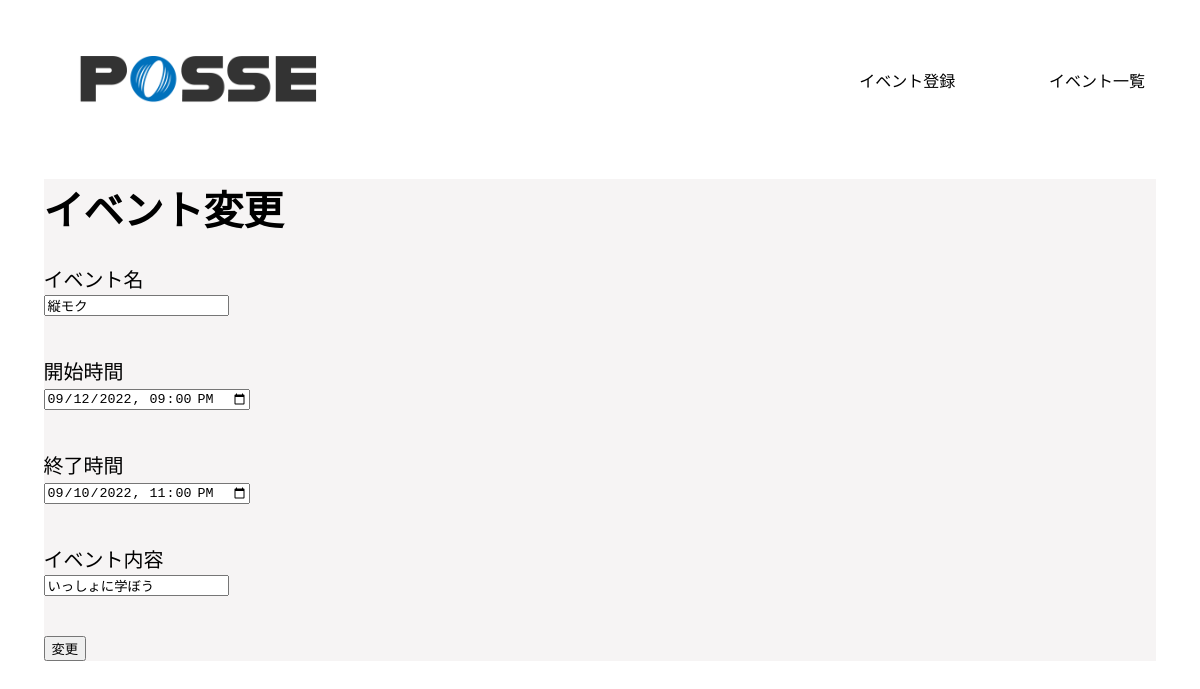
The app's page /admin/event_edit.php?id=1 (signed in) with its own data.
### tables this page shows
CREATE TABLE events (
  id INT AUTO_INCREMENT NOT NULL PRIMARY KEY,
  name VARCHAR(255) NOT NULL,
  start_at DATETIME,
  end_at DATETIME,
  event_detail VARCHAR(255),
  created_at DATETIME DEFAULT CURRENT_TIMESTAMP,
  updated_at DATETIME DEFAULT CURRENT_TIMESTAMP ON UPDATE CURRENT_TIMESTAMP,
  deleted_at DATETIME
);

### src/admin/event_edit.php (the view, shortened to what this page needs)
<?php
require('../dbconnect.php');
if (isset($_GET['id'])) {
  $id = htmlspecialchars($_GET['id']);
  $stmt = $db->prepare('SELECT * FROM events WHERE id = ?');
  $stmt->execute(array($id));
  $event = $stmt->fetchAll(pdo::FETCH_ASSOC);
}
?>
<!DOCTYPE html>
<html lang="ja">
<head>
  <link rel="stylesheet" href="../admin/css/admin.css">
</head>
<body>
  <header>
    <div class="header_logo">
      <img src="../img/header-logo.png" alt="posseロゴ">
    </div>
    <div class="header_title">
      <p><a href="./event_registration.php">イベント登録</a></p>
    </div>
    <div class="header_title">
      <p><a href="./event_list.php">イベント一覧</a></p>
    </div>
  </header>
  <main>
    <div>
      <h1>イベント変更</h1>
    </div>
    <form action="./event_edit.php" method="POST" class="registration_form">
      <div>
        <p>イベント名<br><input name="name" type="text" value="<?php echo $event[0]['name'] ?>"></p>
      </div>
      <div>
        <p>開始時間<br><input name="start_at" type="datetime-local" value="<?php echo $event[0]['start_at'] ?>"></p>
      </div>
      <div>
        <p>終了時間<br><input name="end_at" type="datetime-local" value="<?php echo $event[0]['end_at'] ?>"></p>
      </div>
      <div>
        <p>イベント内容<br><input name="event_detail" type="text" value="<?php echo $event[0]['event_detail'] ?>"></p>
      </div>
      <div>
        <button name="update" type="submit">変更</button>
      </div>
      </form>
</main>
</body>
</html>

### src/admin/css/admin.css (style rules this page uses)
html { font-size: 62.5%; }
a { text-decoration: none; color: black; }
header { display: flex; justify-content: space-around; align-items: center; }
.header_logo img { width: 40%; }
.header_logo { width: 60%; }
.header_title p { font-size: 1.6rem; }
main { background-color: rgb(246, 244, 244); width: 94%; margin: 0 auto; }
h1 { font-size: 4rem; }
.registration_form p { font-size: 2rem; }
.registration_form div { margin-bottom: 40px; }

### records on screen
events: name "縦モク", start_at "09/12/2022 21:00", end_at "09/10/2022 23:00", event_detail "いっしょに学ぼう"
